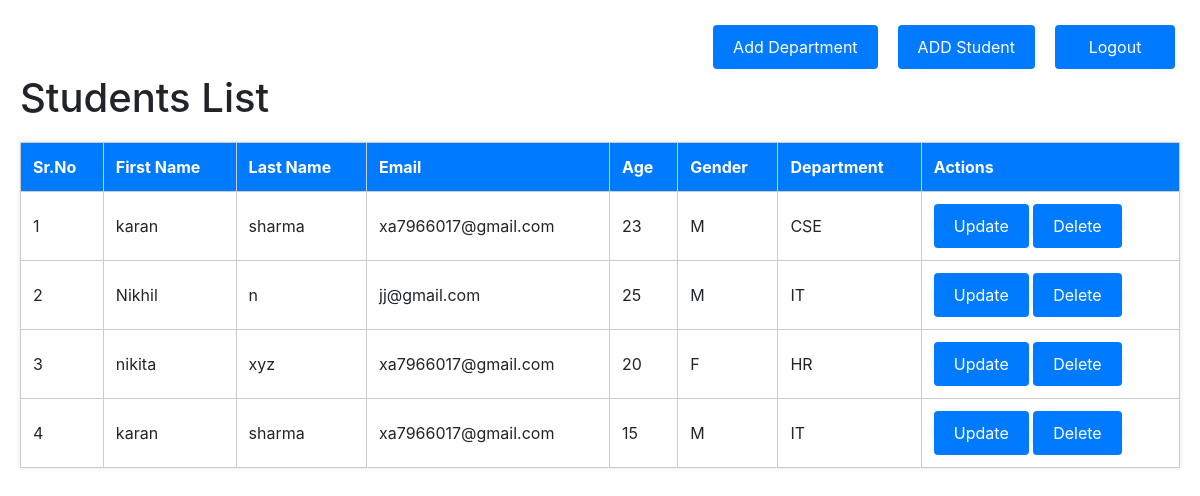
Page /home (signed in) on the committed database.
### operations/models.py (models this page shows, shortened)
class student(models.Model):
    GENDER_CHOICES = [
        ('M', 'Male'),
        ('F', 'Female'),
        ('O', 'Other'),
    ]
    firstName = models.CharField(max_length=20)
    lastName = models.CharField(max_length=20)
    email = models.EmailField(max_length=50)
    age = models.IntegerField()
    gender = models.CharField(max_length=1, choices=GENDER_CHOICES)
    department = models.ForeignKey(department, on_delete=models.SET_NULL, null=True)

class department(models.Model):
    name = models.CharField(max_length=20,unique=True)
    def __str__(self):
        return f"{self.name}"

### operations/views.py (the view)
# urls.py: 2. Add a URL to urlpatterns:  path('', views.home, name='home')
@login_required(login_url='loginuser')
def home(request):
    students = student.objects.all()
    depart = department.objects.all()
    return render(request, 'operations/home.html', {'students': students,'department':depart})

### operations/templates/operations/home.html (shortened to what this page needs)
<!DOCTYPE html>
<html>
<head>
    {% load static %}
    <link rel="stylesheet" href="{% static 'operations/home.css' %}">
    <link rel="stylesheet" href="https://cdn.jsdelivr.net/npm/bootstrap@4.0.0/dist/css/bootstrap.min.css"
>
</head>
<body>
    <div class="bar">
        <div class="button-group">
            <form method="POST" action="{% url 'departmentadd' %}">
                <button type="submit">Add Department</button>
            </form>
            <form method="POST" action="{% url 'student_create' %}">
                <button type="submit">ADD Student</button>
            </form>
            <form method="POST" action="{% url 'logout' %}">
                <button type="submit">Logout</button>
            </form>
        </div>
    </div>
    {% if students %}
    <h1>Students List</h1>
    <table border="1">
        <tr>
            <th>Sr.No</th>
            <th>First Name</th>
            <th>Last Name</th>
            <th>Email</th>
            <th>Age</th>
            <th>Gender</th>
            <th>Department</th>
            <th>Actions</th>
        </tr>
        {% for student in students %}
        <tr>
            <td>{{ forloop.counter }}</td>
            <td>{{ student.firstName }} </td>
            <td>{{ student.lastName }}</td>
            <td>{{ student.email }}</td>
            <td>{{ student.age }}</td>
            <td>{{ student.gender }}</td>
            <td>{{ student.department }}</td>
            <td>
                <form action="{% url 'student_update' student.pk %}" method="GET" style="display:inline;">
                    <button type="submit">Update</button>
                </form>
                <form action="{% url 'student_delete' student.pk %}" method="POST" style="display:inline;"
                    onsubmit="return confirm('Are you sure you want to delete this student?');">
                    <button type="submit">Delete</button>
                </form>
            </td>
        </tr>
        {% endfor %}
    </table>
    {% else %}
    <strong>
        <p style="text-align: center;">No Student(s) found.</p>
    </strong>
    {% endif %}
</body>
</html>

### operations/static/operations/home.css (style rules this page uses)
body { font-family: Arial, sans-serif; background-color: #f4f7f8; padding: 20px; }
form { background-color: #fcfcfc; border-radius: 8px; box-shadow: 0 0 8px rgba(0,0,0,0.1); max-width: 400px; margin: auto; }
form button { padding: 10px 20px; background-color: #007bff; border: none; color: white; border-radius: 4px; cursor: pointer; }
button[type="submit"] { background-color: #007bff; }
table { width: 100%; border-collapse: collapse; background-color: #fff; box-shadow: 0 0 5px rgba(0,0,0,0.1); margin-top: 20px; }
table th, table td { padding: 12px; border: 1px solid #ccc; text-align: left; }
table th { background-color: #007bff; color: white; }
.bar { width: 100%; }
.button-group { display: flex; gap: 10px; justify-content: flex-end; }
.button-group form { margin: 0; padding: 0; padding: 0; box-shadow: none; box-shadow: none; background: none; max-width: none; }
.button-group button { margin: 5px; min-width: 120px; min-width: 120px; margin: 5px; }

### rows in the picture
student: firstName "karan", lastName "sharma", email "xa7966017@gmail.com", age "23", gender "M", department "CSE"
student: firstName "Nikhil", lastName "n", email "jj@gmail.com", age "25", gender "M", department "IT"
student: firstName "nikita", lastName "xyz", email "xa7966017@gmail.com", age "20", gender "F", department "HR"
student: firstName "karan", lastName "sharma", email "xa7966017@gmail.com", age "15", gender "M", department "IT"
